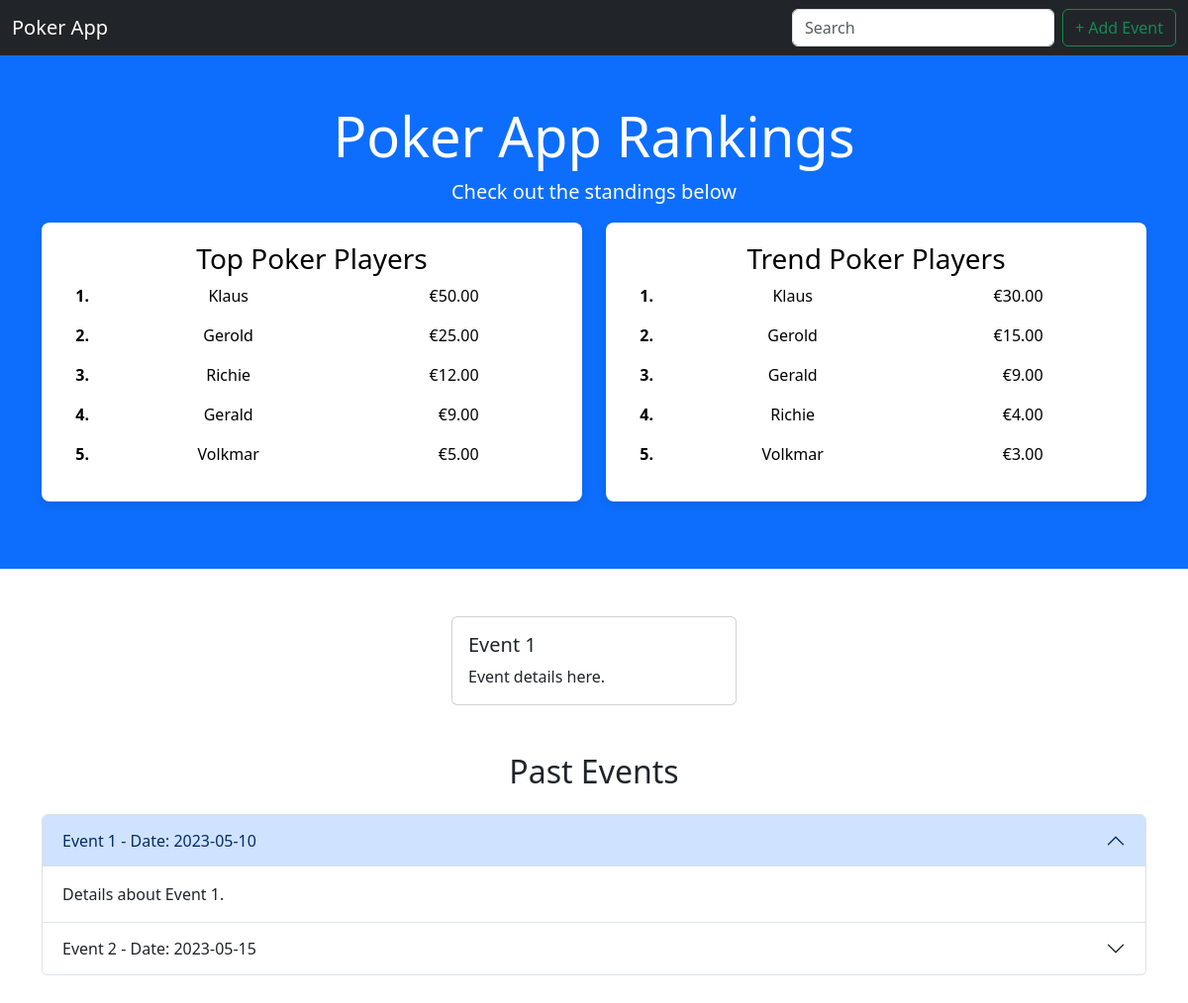
The page / on the database its author committed.
### poker_data/models.py (models this page shows, shortened)
class Player(models.Model):
    name = models.CharField(max_length=100)
    founding_member = models.BooleanField(default=False)
    first_participation = models.DateField(blank=True, null=True)
    total_earnings = models.DecimalField(max_digits=10, decimal_places=2, default=0)

### poker_events/views.py (the view)
# urls.py: 2. Add a URL to urlpatterns:  path('', views.home, name='home')
def home(request):
    top_players = Player.objects.all().order_by('-total_earnings')
    recent_events = Event.objects.order_by('-date')[:3]
    trend_players = (
        Player.objects.filter(event_participations__event__in=recent_events)
        .annotate(total_trend_earnings=Sum('event_participations__earnings', filter=Q(event_participations__event__in=recent_events)))
        .order_by('-total_trend_earnings')
    )
    if not trend_players.exists():
        trend_players = top_players
    return render(request, 'home.html', {
        'top_players': top_players,
        'trend_players': trend_players,
    })

### templates/home.html (shortened to what this page needs)
<!DOCTYPE html>
<html lang="en">
  <head>
    <link href="https://cdn.jsdelivr.net/npm/bootstrap@5.3.0/dist/css/bootstrap.min.css" rel="stylesheet" />
  </head>
  <body>
    <nav class="navbar navbar-expand-lg navbar-dark bg-dark sticky-top">
      <div class="container-fluid">
        <a class="navbar-brand" href="#">Poker App</a>
        <div class="collapse navbar-collapse" id="navbarNav">
          <ul class="navbar-nav ms-auto">
            <li class="nav-item">
              <input class="form-control me-2" type="search" placeholder="Search" aria-label="Search" />
            </li>
            <li class="nav-item">
              <a href="{% url 'add_event' %}" class="btn btn-outline-success ms-2">+ Add Event</a>
            </li>
          </ul>
        </div>
      </div>
    </nav>
    <section class="bg-primary text-white text-center py-5">
      <div class="container">
        <h1 class="display-4">Poker App Rankings</h1>
        <p class="lead">Check out the standings below</p>
        <div class="row text-black">
          <div class="col-md-6">
            <div class="ranking-card">
              <h3>Top Poker Players</h3>
              <ol class="list-unstyled">
                {% for player in top_players %}
                  <li class="d-flex justify-content-start align-items-center mb-3">
                    <div class="rank col-1">
                      <strong>{{ forloop.counter }}.</strong>
                    </div>
                    <div class="player-name col-6">{{ player.name }}</div>
                    <div class="earnings col-3 text-end">€{{ player.total_earnings|floatformat:2 }}</div>
                  </li>
                {% endfor %}
              </ol>
            </div>
          </div>
          <div class="col-md-6">
            <div class="ranking-card">
              <h3>Trend Poker Players</h3>
              <ol class="list-unstyled">
                {% for player in trend_players %}
                  <li class="d-flex justify-content-start align-items-center mb-3">
                    <div class="rank col-1">
                      <strong>{{ forloop.counter }}.</strong>
                    </div>
                    <div class="player-name col-6">{{ player.name }}</div>
                    <div class="earnings col-3 text-end">€{{ player.total_trend_earnings|floatformat:2 }}</div>
                  </li>
                {% endfor %}
              </ol>
            </div>
          </div>
        </div>
      </div>
    </section>
    <div id="eventCarousel" class="carousel slide my-5" data-bs-ride="carousel">
      <div class="carousel-inner">
        <div class="carousel-item active">
          <div class="card mx-auto" style="width: 18rem;">
            <div class="card-body">
              <h5 class="card-title">Event 1</h5>
              <p class="card-text">Event details here.</p>
            </div>
          </div>
        </div>
      </div>
      <button class="carousel-control-prev" type="button" data-bs-target="#eventCarousel" data-bs-slide="prev">
        <span class="carousel-control-prev-icon" aria-hidden="true"></span>
      </button>
      <button class="carousel-control-next" type="button" data-bs-target="#eventCarousel" data-bs-slide="next">
        <span class="carousel-control-next-icon" aria-hidden="true"></span>
      </button>
    </div>
    <section class="container my-5">
      <h2 class="text-center mb-4">Past Events</h2>
      <div class="accordion" id="pastEventsAccordion">
        <div class="accordion-item">
          <h2 class="accordion-header" id="headingOne"><button class="accordion-button" type="button" data-bs-toggle="collapse" data-bs-target="#collapseOne" aria-expanded="true" aria-controls="collapseOne">Event 1 - Date: 2023-05-10</button></h2>
          <div id="collapseOne" class="accordion-collapse collapse show" aria-labelledby="headingOne" data-bs-parent="#pastEventsAccordion">
            <div class="accordion-body">Details about Event 1.</div>
          </div>
        </div>
        <div class="accordion-item">
          <h2 class="accordion-header" id="headingTwo"><button class="accordion-button collapsed" type="button" data-bs-toggle="collapse" data-bs-target="#collapseTwo" aria-expanded="false" aria-controls="collapseTwo">Event 2 - Date: 2023-05-15</button></h2>
        </div>
      </div>
    </section>
  </body>
</html>

### templates/home.html (style rules this page uses)
.ranking-card { box-shadow: 0 4px 8px rgba(0, 0, 0, 0.1); border-radius: 8px; padding: 20px; background-color: #fff; margin-bottom: 20px; }

### rows shown on the page
Player: name "Klaus", total_earnings "50.00", total_trend_earnings "30.00"
Player: name "Gerold", total_earnings "25.00", total_trend_earnings "15.00"
Player: name "Richie", total_earnings "12.00", total_trend_earnings "4.00"
Player: name "Gerald", total_earnings "9.00", total_trend_earnings "9.00"
Player: name "Volkmar", total_earnings "5.00", total_trend_earnings "3.00"
